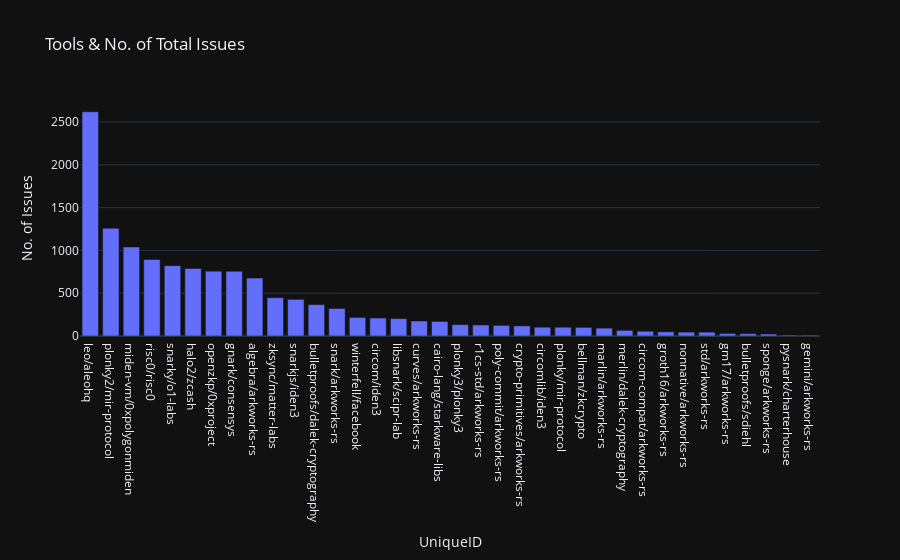

Here is the notebook cell this chart was saved with:
### Markdown cell above
#### Tools & No. of Issues

### Code cell
fig = px.bar(tool_issues.groupby('UniqueID')['URL'].nunique().reset_index().sort_values(by='URL', ascending=False),
    x="UniqueID",
    y="URL",
    template="plotly_dark",
    title="Tools & No. of Total Issues",
    labels={'URL': 'No. of Issues'}
)

fig.show()

### Figure 1 — Plotly figure (JSON) as saved in the notebook; plotly's stock layout.template omitted (floating-point values rounded to 4 significant figures)
{"data": [{"alignmentgroup": "True", "hovertemplate": "UniqueID=%{x}<br>No. of Issues=%{y}<extra></extra>", "legendgroup": "", "marker": {"color": "#636efa", "pattern": {"shape": ""}}, "name": "", "offsetgroup": "", "orientation": "v", "showlegend": false, "textposition": "auto", "type": "bar", "x": ["leo/aleohq", "plonky2/mir-protocol", "miden-vm/0xpolygonmiden", "risc0/risc0", "snarky/o1-labs", "halo2/zcash", "openzkp/0xproject", "gnark/consensys", "algebra/arkworks-rs", "zksync/matter-labs", "snarkjs/iden3", "bulletproofs/dalek-cryptography", "snark/arkworks-rs", "winterfell/facebook", "circom/iden3", "libsnark/scipr-lab", "curves/arkworks-rs", "cairo-lang/starkware-libs", "plonky3/plonky3", "r1cs-std/arkworks-rs", "poly-commit/arkworks-rs", "crypto-primitives/arkworks-rs", "circomlib/iden3", "plonky/mir-protocol", "bellman/zkcrypto", "marlin/arkworks-rs", "merlin/dalek-cryptography", "circom-compat/arkworks-rs", "groth16/arkworks-rs", "nonnative/arkworks-rs", "std/arkworks-rs", "gm17/arkworks-rs", "bulletproofs/sdiehl", "sponge/arkworks-rs", "pysnark/charterhouse", "gemini/arkworks-rs"], "xaxis": "x", "y": [2620, 1260, 1041, 894, 822, 790, 758, 757, 677, 448, 428, 367, 321, 217, 210, 203, 175, 170, 133, 129, 124, 118, 103, 103, 101, 92, 66, 56, 49, 45, 45, 30, 28, 23, 11, 10], "yaxis": "y"}], "layout": {"barmode": "relative", "legend": {"tracegroupgap": 0}, "title": {"text": "Tools & No. of Total Issues"}, "xaxis": {"anchor": "y", "domain": [0, 1], "title": {"text": "UniqueID"}}, "yaxis": {"anchor": "x", "domain": [0, 1], "title": {"text": "No. of Issues"}}}}
